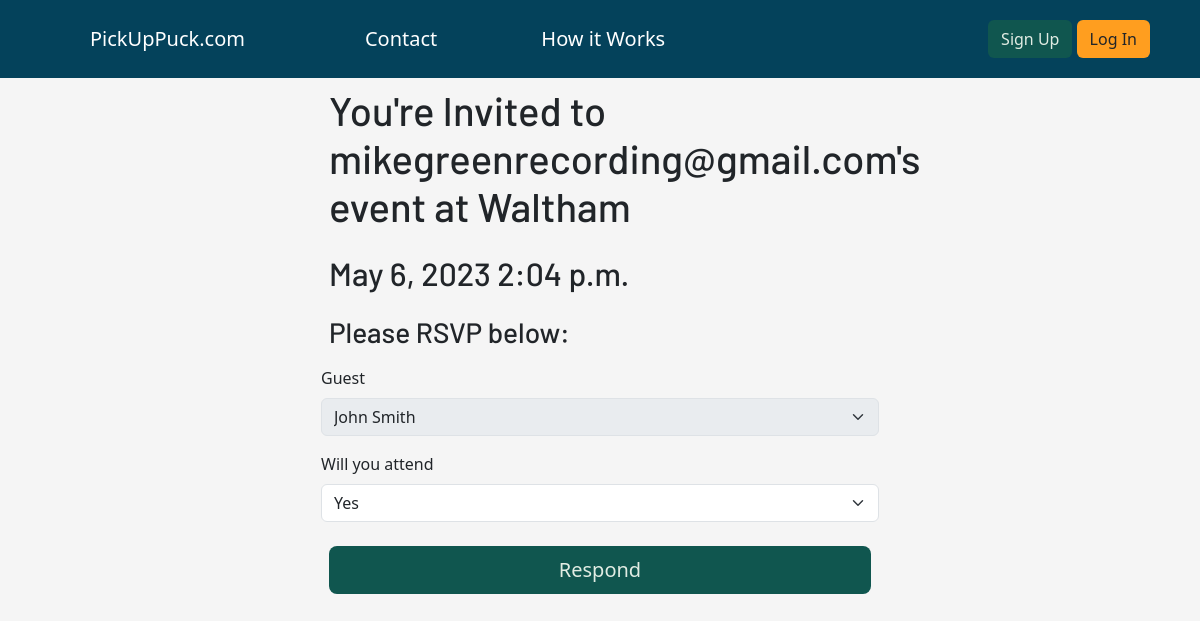
Page /organize/manage-invites/respond/221 on the committed database.
### OrgDash/models.py (models this page shows, shortened)
class Skate(models.Model):
    host = models.ForeignKey(User, on_delete= models.CASCADE, default= 1)
    date = models.DateField(auto_now = False, default= None)
    time = models.TimeField(auto_now=False, default= None)
    location = models.CharField(max_length=200)
    price = models.IntegerField()
    max_players = models.IntegerField(default=0)
    max_goalies = models.IntegerField(default=2)
    recurring_event = models.BooleanField(default= False)
    player_full = models.BooleanField(default=False)
    goalie_full = models.BooleanField(default=False)
    player_guests = models.ManyToManyField('Player', related_name= 'player_guests')
    goalie_guests = models.ManyToManyField('Player', related_name= 'goalie_guests')
    STATUS_CHOICES = [
        (7,'Every Week'),
        (14,'Every Two Weeks'),
    ]
    frequency = models.IntegerField(choices=STATUS_CHOICES, default= 7, blank= True)
    send_invite_days_before = models.IntegerField(default= 3, blank= True)
    finalize_event_hours_before = models.IntegerField(default=1, blank= True)
    group_to_invite = models.ForeignKey('PlayerGroup', on_delete= models.CASCADE, blank= True, null=True)
    already_duplicated = models.BooleanField(default= False)
    auto_invites_sent = models.BooleanField(default=False)
    auto_rosters_sent = models.BooleanField(default= False)

class Invitation(models.Model):
    host = models.ForeignKey(User, on_delete= models.CASCADE, default= 1)
    guest = models.ForeignKey(Player, on_delete=models.CASCADE)
    event = models.ForeignKey(Skate, on_delete=models.CASCADE)
    date_invited = models.DateTimeField(auto_now_add=True)
    STATUS_CHOICES = [
        ('Yes','Yes'),
        ('No','No'),
        ('Waitlist','Put me on the waitlist'),
    ]
    will_you_attend = models.CharField(max_length=256, choices=STATUS_CHOICES, default ='No')
    class Meta():
        unique_together= ("guest", "event")

### OrgDash/views.py (the view)
# urls.py: path('manage-invites/respond/<int:pk>', views.RespondToIinvite, name = 'update_invite'),
def RespondToIinvite(request, pk):
    current_invite = Invitation.objects.get(pk=pk)
    link = reverse('OrgDash:update_invite', kwargs={'pk': current_invite.pk})
    active_event = current_invite.event
    waitlist, created = Waitlist.objects.get_or_create(event=active_event)
    context = {'guest':current_invite.guest, 'event':active_event, 'link':link}
    if (current_invite.guest.goalie and active_event.goalie_full) or (not current_invite.guest.goalie and active_event.player_full):
        form_class = InviteWaitlistForm
    else:
        form_class = InviteUpdateForm
    if request.method == 'POST':
        form = form_class(request.POST, instance=current_invite)
        if form.is_valid():
            current_invite.update_event(waitlist)
            current_invite.check_full()
            waitlist.notify_open_spot(current_invite)
            form.save()
            if current_invite.will_you_attend == "Yes":
                html_message = render_to_string('OrgDash/emails/RSVP_yes.html', context)
                subject = "You have responded yes to " + str(active_event.host) + "'s event"
            elif current_invite.will_you_attend == "No":
                html_message = render_to_string('OrgDash/emails/RSVP_no.html', context)
                subject = "You have responded no to " + str(active_event.host) + "'s event"
            elif current_invite.will_you_attend == "Waitlist":
                html_message = render_to_string('OrgDash/emails/add_to_waitlist.html', context)
                subject = "You have been added to the waitlist for " + str(active_event.host) + "'s event"
            send_mail(subject, 'message',active_event.host.email, [current_invite.guest.email] , html_message=html_message)
            return redirect('OrgDash:invite_confirm_landing', pk=current_invite.pk)
    else:
        form = form_class(instance=current_invite)
        if form_class == InviteWaitlistForm:
            return render(request, 'OrgDash/Invites/waitlist_response.html', {'form': form, 'event':active_event})
    return render(request, 'OrgDash/Invites/invite_response.html', {'form': form, 'event':active_event})

### OrgDash/forms.py
class InviteUpdateForm(forms.ModelForm):
    def __init__(self, *args, **kwargs):
        super(InviteUpdateForm,self).__init__(*args, **kwargs)
        self.fields['guest'].disabled = True
        self.fields['will_you_attend'].choices = ('Yes', 'Yes'),('No','No')
    class Meta:
        fields = ('guest', 'will_you_attend')
        model = Invitation

### OrgDash/models.py (called while the page is built)
    def __str__(self):
        return (self.first_name + " " + self.last_name)

### OrgDash/templates/OrgDash/Invites/invite_response.html (shortened to what this page needs)
{% extends 'base.html' %}
{% block body_block %}
{% load django_bootstrap5 %}
<div class="container">
    <div class="col-md-6 create-form">
        <h1 class="p-2">You're Invited to {{event.host}}'s event at {{event.location}}</h1>
        <h2 class="p-2">{{event.date}} {{event.time}}</h2>
        <h3 class="p-2">Please RSVP below:</h3>
        <form method="post">
        {% bootstrap_form form %}
        <div class="p-2">
            <button class="w-100 btn btn-lg btn-green" type="submit">Respond</button>
        </div>
        </form>
    </div>
</div>
{% endblock %}

### pickuphockey/static/pickuphockey.css (style rules this page uses)
body { background-color: whitesmoke; }
h1, h2, h3, h4, h5 { font-family: 'Barlow', sans-serif; }
.btn-green { background-color: #10564f; -webkit-text-fill-color: #e1ece3; }
.create-form { position: relative; margin: 0 auto; padding-bottom: 10%; }

### rows in the picture
Skate: host "mikegreenrecording@gmail.com", location "Waltham", date "May 6, 2023", time "2:04 p.m."
Invitation: guest "John Smith", will_you_attend "Yes"
